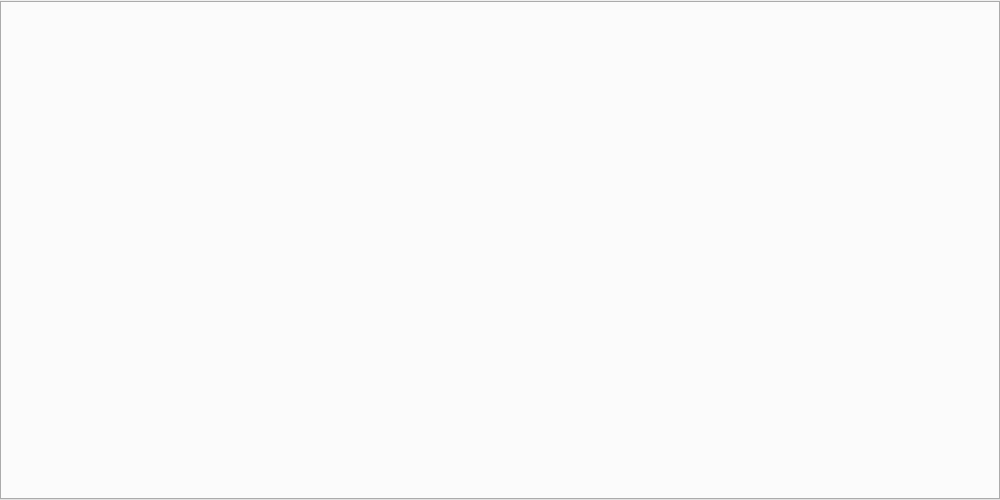
<?xml version="1.0" encoding="UTF-8"?>
<ui version="4.0">
 <class>RundownWidget</class>
 <widget class="QWidget" name="RundownWidget">
  <property name="geometry">
   <rect>
    <x>0</x>
    <y>0</y>
    <width>1000</width>
    <height>500</height>
   </rect>
  </property>
  <layout class="QVBoxLayout" name="verticalLayout">
   <property name="spacing">
    <number>0</number>
   </property>
   <property name="leftMargin">
    <number>0</number>
   </property>
   <property name="topMargin">
    <number>1</number>
   </property>
   <property name="rightMargin">
    <number>0</number>
   </property>
   <property name="bottomMargin">
    <number>0</number>
   </property>
   <item>
    <widget class="QTabWidget" name="tabWidgetRundown">
     <property name="tabsClosable">
      <bool>true</bool>
     </property>
    </widget>
   </item>
  </layout>
 </widget>
 <resources/>
 <connections/>
</ui>
